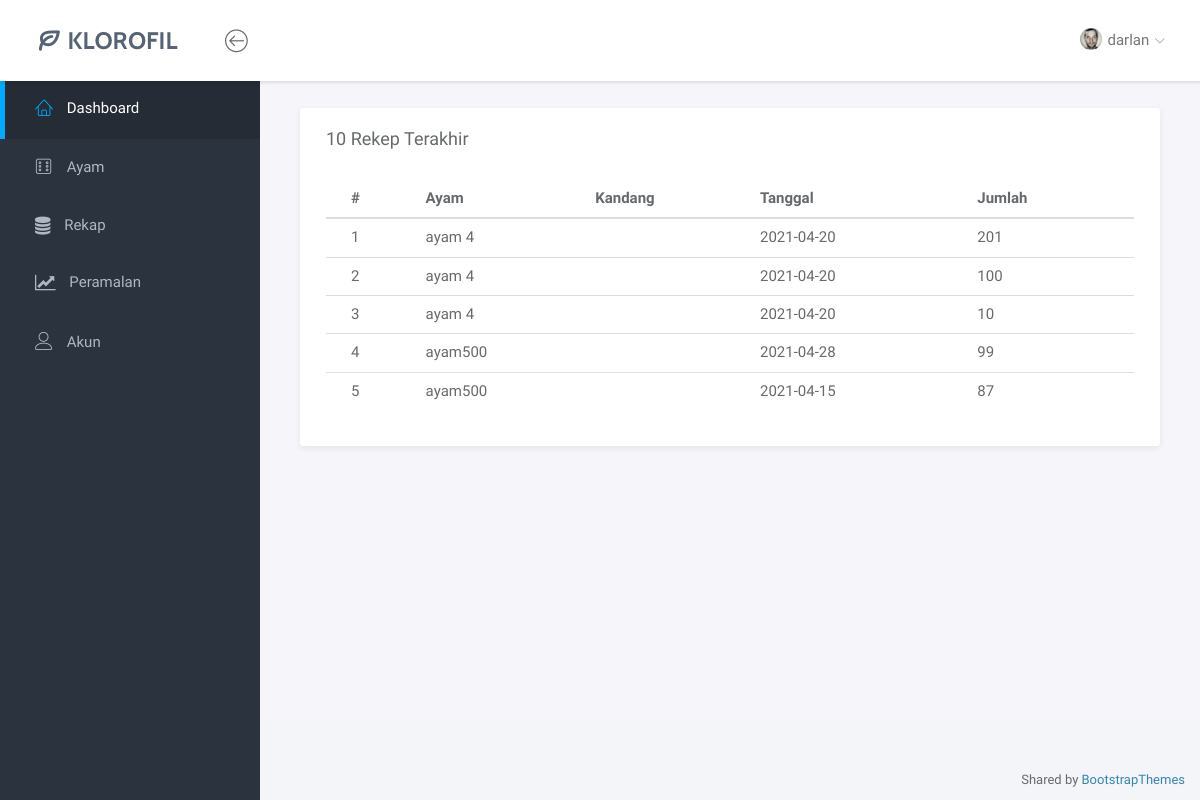
Page /app/dashboard/index.php (signed in) on the earlier database version.
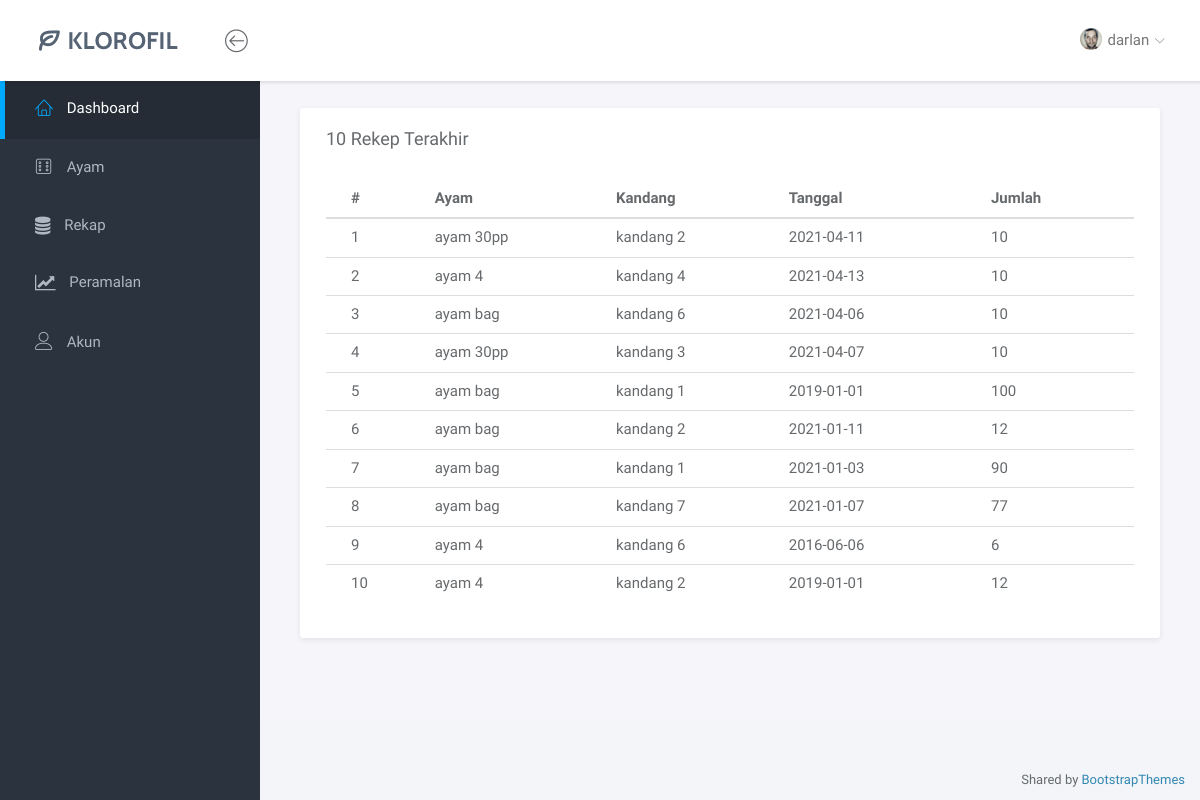
Same page on the later database version.
### tables this page shows
CREATE TABLE `rekap` (
  `id` int(11) NOT NULL,
  `ayam_id` int(11) NOT NULL,
  `kandang_id` int(11) NOT NULL,
  `tanggal` date NOT NULL,
  `jumlah` int(3) NOT NULL
);

CREATE TABLE `ayam` (
  `id` int(11) NOT NULL,
  `nama_ayam` varchar(30) NOT NULL
);

CREATE TABLE `kandang` (
  `id` int(11) NOT NULL,
  `kandang` varchar(20) NOT NULL
);

### functions/functions.php (called while the page is built, shortened)
<?php
$link = mysqli_connect("localhost", "root", "", "peramalan_ayam");
function tampil($query)
{
  global $link;
  $result = mysqli_query($link, $query);
  while ($row = mysqli_fetch_assoc($result)) {
    $rows[] = $row;
  }
  return $rows;
}

### app/dashboard/index.php (the view, shortened to what this page needs)
<?php
include_once '../../functions/functions.php';
$data = tampil("SELECT rekap.id,ayam.nama_ayam, kandang.kandang, rekap.tanggal, rekap.jumlah
                FROM `rekap`
                LEFT JOIN ayam ON rekap.ayam_id = ayam.id
                LEFT JOIN kandang ON rekap.kandang_id = kandang.id
                ORDER BY `rekap`.`id` DESC
                LIMIT 10 ");
include '../../tampleting/html_head.php';
include '../../tampleting/navbar-sidebar.php';
?>
<div class="col-md-12">
    <div class="panel">
        <div class="panel-heading">
            <h3 class="panel-title">10 Rekep Terakhir</h3>
        </div>
        <div class="panel-body">
            <table class="table table-hover">
                <thead>
                    <tr>
                        <th>#</th>
                        <th>Ayam</th>
                        <th>Kandang</th>
                        <th>Tanggal</th>
                        <th>Jumlah</th>
                    </tr>
                </thead>
                <tbody>
                    <?php
                    $no = 1;
                    foreach ($data as $d) {
                    ?>
                        <tr>
                            <td><?= $no++ ?></td>
                            <td><?= $d['nama_ayam'] ?></td>
                            <td><?= $d['kandang'] ?></td>
                            <td><?= $d['tanggal'] ?></td>
                            <td><?= $d['jumlah'] ?></td>
                        </tr>
                    <?php
                    }
                    ?>
                </tbody>
            </table>
        </div>
    </div>
</div>
<?php
include '../../tampleting/footer.php';
include '../../tampleting/html_end.php';
?>

Differences in the rows shown:
removed rekap: ayam.nama_ayam "ayam 4", tanggal "2021-04-20", jumlah "201"
removed rekap: ayam.nama_ayam "ayam 4", tanggal "2021-04-20", jumlah "100"
removed rekap: ayam.nama_ayam "ayam 4", tanggal "2021-04-20", jumlah "10"
removed rekap: ayam.nama_ayam "ayam500", tanggal "2021-04-28", jumlah "99"
removed rekap: ayam.nama_ayam "ayam500", tanggal "2021-04-15", jumlah "87"
added rekap: ayam.nama_ayam "ayam 30pp", kandang.kandang "kandang 2", tanggal "2021-04-11", jumlah "10"
added rekap: ayam.nama_ayam "ayam 4", kandang.kandang "kandang 4", tanggal "2021-04-13", jumlah "10"
added rekap: ayam.nama_ayam "ayam bag", kandang.kandang "kandang 6", tanggal "2021-04-06", jumlah "10"
added rekap: ayam.nama_ayam "ayam 30pp", kandang.kandang "kandang 3", tanggal "2021-04-07", jumlah "10"
added rekap: ayam.nama_ayam "ayam bag", kandang.kandang "kandang 1", tanggal "2019-01-01", jumlah "100"
added rekap: ayam.nama_ayam "ayam bag", kandang.kandang "kandang 2", tanggal "2021-01-11", jumlah "12"
added rekap: ayam.nama_ayam "ayam bag", kandang.kandang "kandang 1", tanggal "2021-01-03", jumlah "90"
added rekap: ayam.nama_ayam "ayam bag", kandang.kandang "kandang 7", tanggal "2021-01-07", jumlah "77"
added rekap: ayam.nama_ayam "ayam 4", kandang.kandang "kandang 6", tanggal "2016-06-06", jumlah "6"
added rekap: ayam.nama_ayam "ayam 4", kandang.kandang "kandang 2", tanggal "2019-01-01", jumlah "12"
